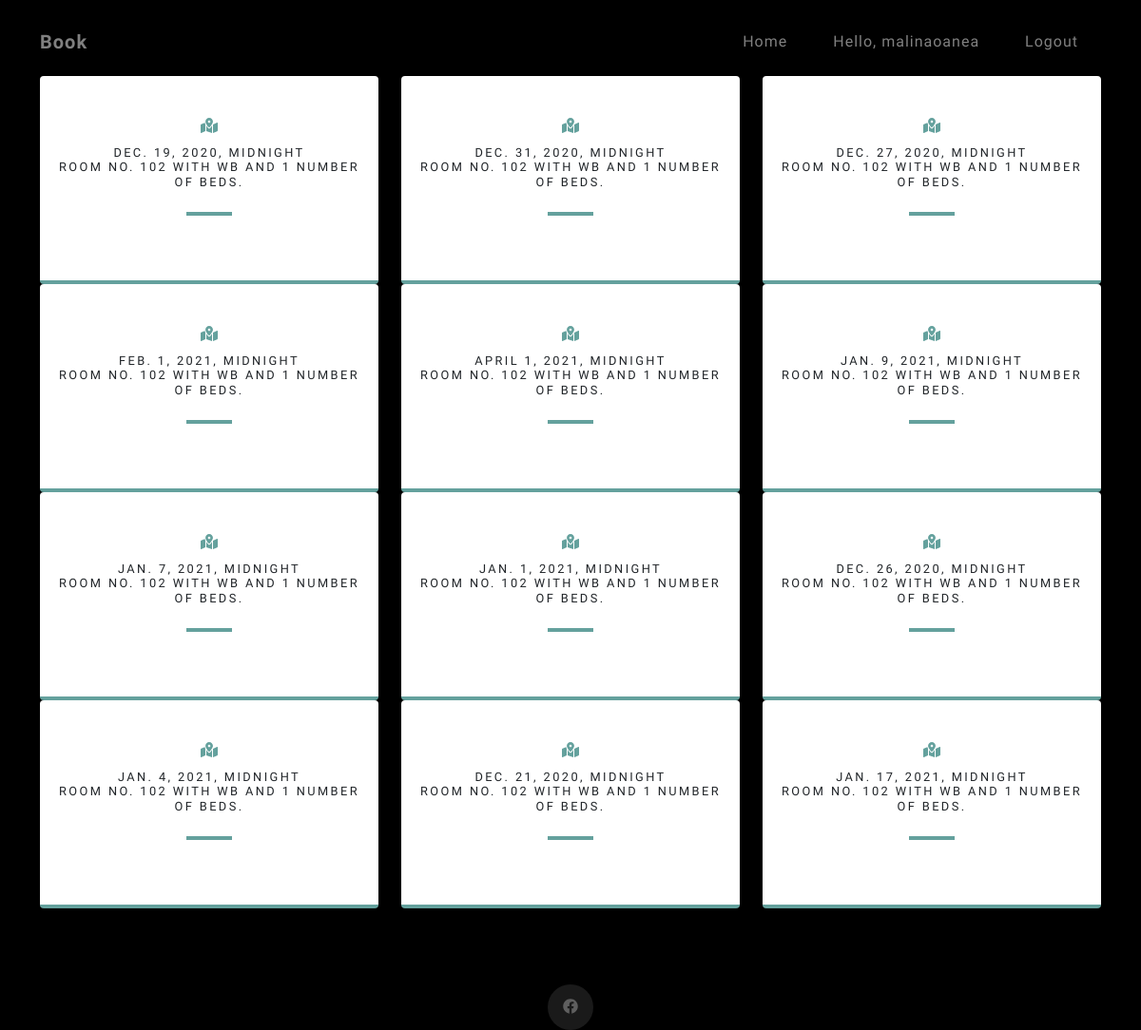
Screenshot of /reservation_history/ (signed in) with the database file from the repository.
### innapp/models.py (models this page shows, shortened)
class Book(models.Model):
    client = models.ForeignKey(settings.AUTH_USER_MODEL, on_delete=models.CASCADE)
    room = models.ForeignKey(Room, on_delete=models.CASCADE)
    check_in = models.DateTimeField()
    check_out = models.DateTimeField()
    number_of_rooms = models.IntegerField(default=0)

class Room(models.Model):
    ROOM_CATEGORIES = ( ('WB', 'bathroom'), ('NB', 'nbathroom'))
    number = models.IntegerField(default=0)
    category = models.CharField(max_length=5, choices=ROOM_CATEGORIES)
    beds = models.IntegerField(default=0)
    capacity = models.IntegerField(default=0)
    def __str__(self):
        return 'Room No. {} with {} and {} number of beds.'.format(self.number, self.category, self.beds)

### innapp/views.py (the view)
# urls.py: path('reservation_history/', index, name='reservation_history'),
def index(request):
    book = Book.objects.filter(client=request.user)
    books = {
        "book": book
    }
    context = {"book": book}
    return render(request, 'reservation_history.html', context = context)

### innapp/templates/reservation_history.html (shortened to what this page needs)
{%load static%}
<!DOCTYPE html>
  <html lang="en">
    <head>
        <link href="{% static 'pages/css/styles.css'%}" rel="stylesheet" />
    </head>
    <body id="page-top">
        <nav class="navbar navbar-expand-lg navbar-light fixed-top" id="mainNav">
            <div class="container">
                <a class="navbar-brand js-scroll-trigger" href="/book">Book</a>
                <div class="collapse navbar-collapse" id="navbarResponsive">
                    <ul class="navbar-nav ml-auto">
                        <li class="nav-item"><a class="nav-link js-scroll-trigger" href="/">Home</a></li>
                        {% if user.is_authenticated %}
                        <li class="nav-item"><a class="nav-link js-scroll-trigger" href="{% url 'profile' user.id %}">Hello, {{ user.username }}</a></li>
                        <li class="nav-item"><a class="nav-link js-scroll-trigger" href="/logout">Logout</a></li>
                        {% else %}
                            <li class="nav-item"><a class="nav-link js-scroll-trigger" href="/login">Login</a></li>
                        {% endif %}
                    </ul>
                </div>
            </div>
        </nav>
    <section class="contact-section bg-black" id ="signup">
      <div class="container">
          <div class="row">
            {% for h in book %}
              <div class="col-md-4 mb-3 mb-md-0">
                  <div class="card py-4 h-100">
                      <div class="card-body text-center">
                          <i class="fas fa-map-marked-alt text-primary mb-2"></i>
                          <h4 class="text-uppercase m-0">{{h.check_in}} </h4>
                          <h4 class="text-uppercase m-0">{{h.room}}  </h4>
                          <hr class="my-4" />
                      </div>
                  </div>
              </div>
              {% endfor %}
          </div>
          <div class="social d-flex justify-content-center">
              <a class="mx-2" href="https://www.facebook.com/pensiuneacasageorgiana"><i class="fab fa-facebook"></i></a>
          </div>
      </div>
  </section>
 </body>
</html>

### rows the page displays
Book: check_in "DEC. 19, 2020, MIDNIGHT", room "ROOM NO. 102 WITH WB AND 1 NUMBER OF BEDS."
Book: check_in "DEC. 31, 2020, MIDNIGHT", room "ROOM NO. 102 WITH WB AND 1 NUMBER OF BEDS."
Book: check_in "DEC. 27, 2020, MIDNIGHT", room "ROOM NO. 102 WITH WB AND 1 NUMBER OF BEDS."
Book: check_in "FEB. 1, 2021, MIDNIGHT", room "ROOM NO. 102 WITH WB AND 1 NUMBER OF BEDS."
Book: check_in "APRIL 1, 2021, MIDNIGHT", room "ROOM NO. 102 WITH WB AND 1 NUMBER OF BEDS."
Book: check_in "JAN. 9, 2021, MIDNIGHT", room "ROOM NO. 102 WITH WB AND 1 NUMBER OF BEDS."
Book: check_in "JAN. 7, 2021, MIDNIGHT", room "ROOM NO. 102 WITH WB AND 1 NUMBER OF BEDS."
Book: check_in "JAN. 1, 2021, MIDNIGHT", room "ROOM NO. 102 WITH WB AND 1 NUMBER OF BEDS."
Book: check_in "DEC. 26, 2020, MIDNIGHT", room "ROOM NO. 102 WITH WB AND 1 NUMBER OF BEDS."
Book: check_in "JAN. 4, 2021, MIDNIGHT", room "ROOM NO. 102 WITH WB AND 1 NUMBER OF BEDS."
Book: check_in "DEC. 21, 2020, MIDNIGHT", room "ROOM NO. 102 WITH WB AND 1 NUMBER OF BEDS."
Book: check_in "JAN. 17, 2021, MIDNIGHT", room "ROOM NO. 102 WITH WB AND 1 NUMBER OF BEDS."

### other values shown
{{ user.username }} "malinaoanea"
